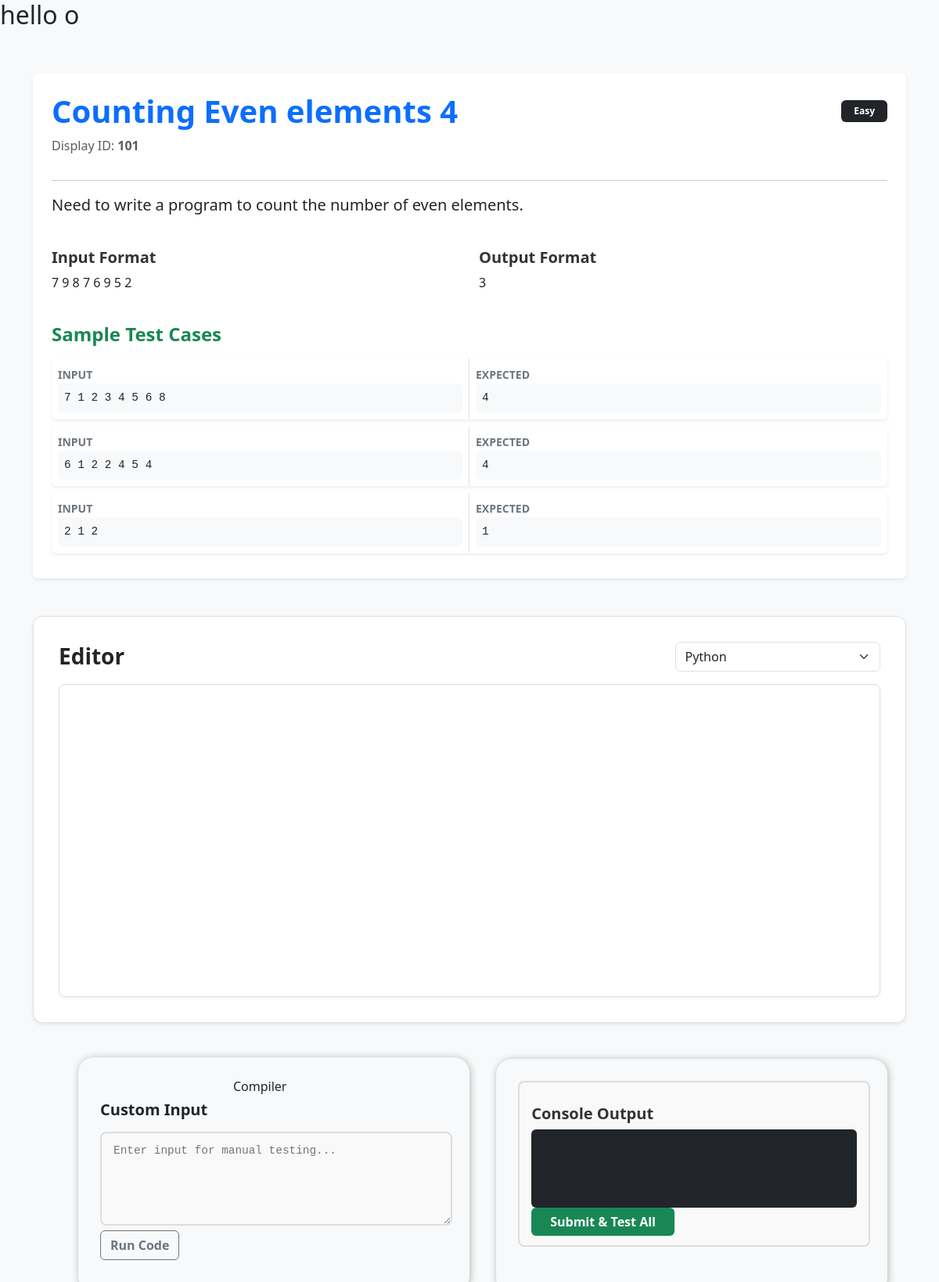
/solve_and_compiler_page/1, run on an earlier commit of the app's database.
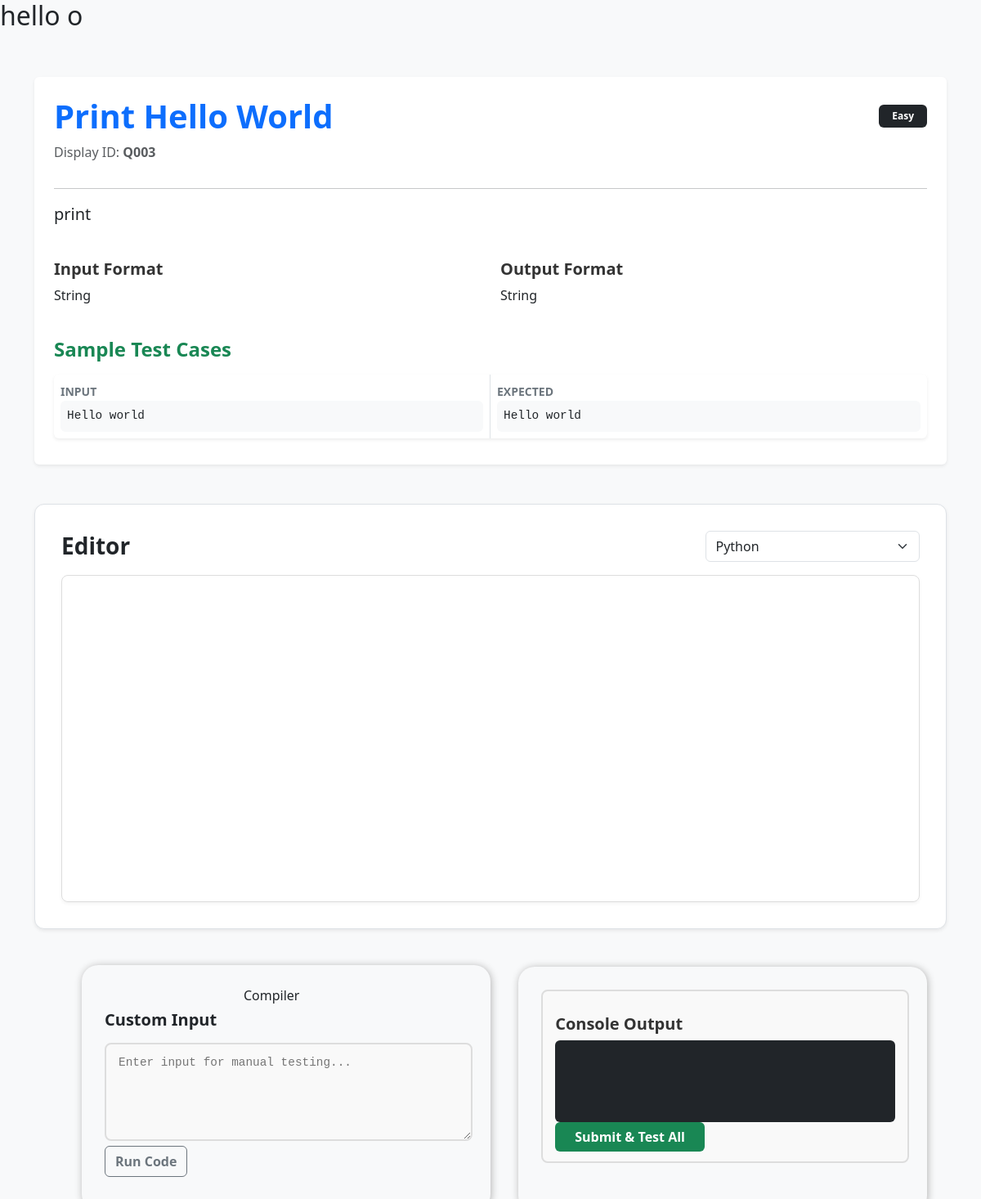
And on a later commit of the database.
### app.py (models this page shows)
class Question(db.Model):
    id = db.Column(db.Integer, primary_key=True)
    question_id = db.Column(db.String(10), unique=True)
    title = db.Column(db.String(100))
    description = db.Column(db.Text)
    input_format = db.Column(db.Text)
    constraints = db.Column(db.Text)
    output_format = db.Column(db.Text)
    explanation = db.Column(db.Text)
    difficulty = db.Column(db.String(50))
    test_cases = db.relationship('TestCase', backref='question', cascade="all, delete-orphan")

class TestCase(db.Model):
    id = db.Column(db.Integer, primary_key=True)
    input_data = db.Column(db.Text)
    expected_output = db.Column(db.Text)
    question_root_id = db.Column(db.Integer, db.ForeignKey('question.id'), nullable=False)

### app.py (the view)
@app.route('/solve_and_compiler_page/<int:id>')
def solve_and_compiler_page(id):
    q = Question.query.get_or_404(id)
    test_cases = TestCase.query.all()
    return render_template('solve_and_compiler_page.html', q=q, test_cases=test_cases)

### templates/solve_and_compiler_page.html (shortened to what this page needs)
<!DOCTYPE html>
<html lang="en">
<head>
    <link href="https://cdn.jsdelivr.net/npm/bootstrap@5.3.2/dist/css/bootstrap.min.css" rel="stylesheet">
      <link rel="stylesheet" href="{{  url_for('static', filename='css/solve_and_compiler_page.css')  }}">
</head>
<body class="bg-light">
<h2 class="hello">hello o </h2>
<div class="container py-5">
    <div class="card shadow-sm border-0 p-4 mb-4">
        <div class="d-flex justify-content-between align-items-center">
            <h1 class="fw-bold text-primary m-0">{{ q.title }}</h1>
            <span class="badge bg-dark px-3 py-2">{{ q.difficulty }}</span>
        </div>
        <p class="text-muted mt-2">Display ID: <strong>{{ q.question_id }}</strong></p>
        <hr>
        <p class="lead text-dark">{{ q.description }}</p>
        <div class="row">
            <div class="col-md-6">
                <h5 class="label-heading">Input Format</h5>
                <p>{{ q.input_format }}</p>
            </div>
            <div class="col-md-6">
                <h5 class="label-heading">Output Format</h5>
                <p>{{ q.output_format }}</p>
            </div>
        </div>
        <h4 class="fw-bold mt-4 mb-3 text-success">Sample Test Cases</h4>
        <div class="row">
            {% for case in q.test_cases[:3] %}
            <div class="col-12 mb-2">
                <div class="card sample-card border-0 shadow-sm">
                    <div class="row g-0">
                        <div class="col-md-6 border-end p-2">
                            <span class="small fw-bold text-secondary">INPUT</span>
                            <pre class="bg-light p-2 rounded">{{ case.input_data }}</pre>
                        </div>
                        <div class="col-md-6 p-2">
                            <span class="small fw-bold text-secondary">EXPECTED</span>
                            <pre class="bg-light p-2 rounded">{{ case.expected_output }}</pre>
                        </div>
                    </div>
                </div>
            </div>
            {% endfor %}
        </div>
    </div>
    <div class="compiler-section shadow-sm">
        <div class="d-flex justify-content-between align-items-center mb-3">
            <h3 class="fw-bold m-0">Editor</h3>
            <select id="language" class="form-select w-25" onchange="changeLang()">
                <option value="python">Python</option>
            </select>
        </div>
        <div id="editor" style="height: 400px;"></div>
    </div>
</div>
    <div class="submission">
        <div class="col-md-5" >
            <h6 style="margin-left: 170px;">Compiler</h6>
                <h5 class="fw-bold mb-3">Custom Input</h5>
                <textarea id="custom-input" class="custom-input" rows="3" placeholder="Enter input for manual testing..."></textarea>
                <div class="d-grid gap-2 d-md-block">
                    <button id="run-btn" class="btn btn-outline-secondary fw-bold" onclick="handleRun(false)">Run Code</button>
                    </div>
            </div>
        </div>
    <div class="submission-console">
        <div class="custom-input">
                <h5 class="fw-bold mt-3 mb-2">Console Output</h5>
                <pre id="output-console" class="bg-dark text-white p-3 rounded" style="min-height: 100px; max-height: 300px; overflow-y: auto;"></pre>
                <button id="submit-btn" class="btn btn-success fw-bold px-4" onclick="handleRun(true)">Submit & Test All</button>
            </div>
    </div>
</html>

What changed in the data, as far as the page shows it:
removed TestCase: input_data "6 1 2 2 4 5 4", expected_output "4"
removed TestCase: input_data "2 1 2", expected_output "1"
changed Question "Easy": title "Counting Even elements 4" → "Print Hello World"; question_id "101" → "Q003"; description "Need to write a program to count the number of even elements." → "print"; input_format "7 9 8 7 6 9 5 2" → "String"; output_format "3" → "String"
changed TestCase: input_data "7 1 2 3 4 5 6 8" → "Hello world"; expected_output "4" → "Hello world"
